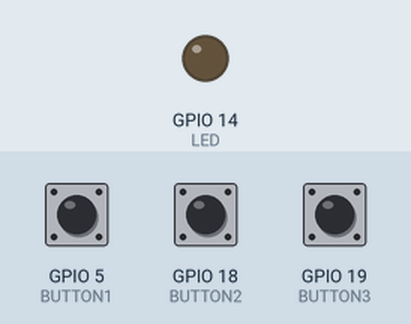
The sketch below on a simulated ESP32. Parts: output pins drawn as LEDs (lit = HIGH). Dashed ring = blinking. Inputs (shaded band) come from the test bench; at power-on: GPIO 19 (BUTTON3) HIGH, GPIO 5 (BUTTON1) HIGH, GPIO 18 (BUTTON2) HIGH.

Above: at 1.2 s.
1.3 s: GPIO 19 (BUTTON3) pulled LOW for 0.15 s
At 1.7 s:
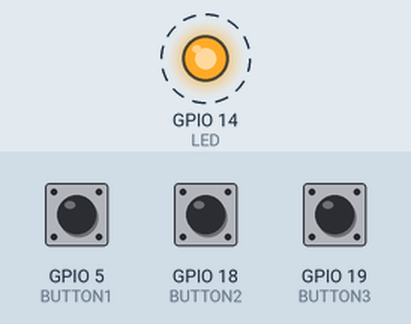
4.4 s: GPIO 5 (BUTTON1) pulled LOW for 0.15 s
At 6.1 s:
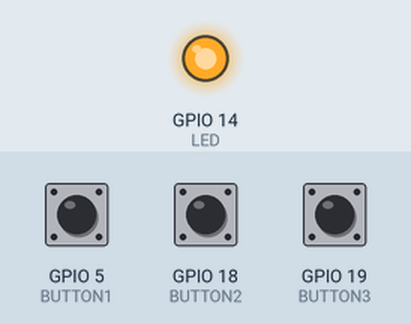
6.3 s: GPIO 18 (BUTTON2) pulled LOW for 0.15 s
At 6.9 s:
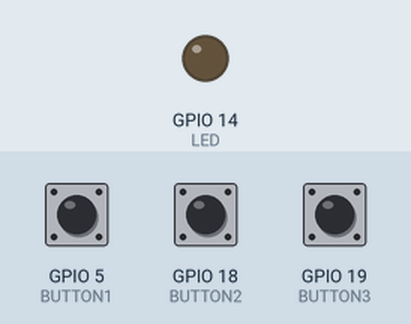
7.9 s: GPIO 5 (BUTTON1) pulled LOW for 1 s
At 9.3 s:
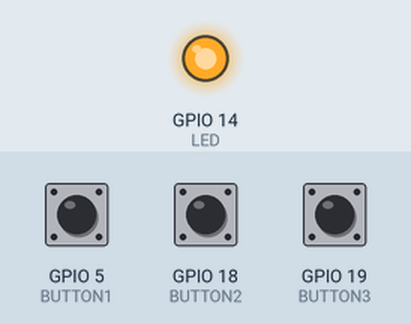
Timing chart, 0 to 10.9 s (numbered marks = the images above; inputs shaded):
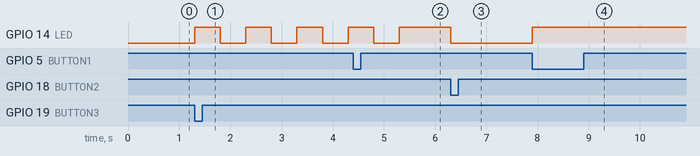

The sketch:

Interrupt__b_.ino
```cpp
#define LED 14
#define BUTTON1 5
#define BUTTON2 18
#define BUTTON3 19

int ledState = 0;
int blinkState = 0;

void IRAM_ATTR turnOnLED() {
  ledState = 1;
  digitalWrite(LED, HIGH);
  blinkState = 0;
}

void IRAM_ATTR turnOffLED() {
  ledState = 0;
  digitalWrite(LED, LOW);
  blinkState = 0;
}

void IRAM_ATTR blinkLED() {
  blinkState = 1;
}

void setup() {
  pinMode(LED, OUTPUT);
  digitalWrite(LED, LOW);

  // Button pins
  pinMode(BUTTON1, INPUT_PULLUP);
  pinMode(BUTTON2, INPUT_PULLUP);
  pinMode(BUTTON3, INPUT_PULLUP);

  // Attach interrupts
  attachInterrupt(digitalPinToInterrupt(BUTTON1), turnOnLED, FALLING);
  attachInterrupt(digitalPinToInterrupt(BUTTON2), turnOffLED, FALLING);
  attachInterrupt(digitalPinToInterrupt(BUTTON3), blinkLED, FALLING);
}

void loop() {
  if (blinkState) {
    digitalWrite(LED, HIGH);
    delay(500);
    digitalWrite(LED,LOW);
    delay(500);
  } else {
      if (ledState) {
        digitalWrite(LED, HIGH);
      } else {
        digitalWrite(LED, LOW);
      }
  }
}
```

Measured:
- after the input at 1.3 s, GPIO 14 (LED): alternates HIGH for 0.50 s and LOW for 0.50 s, starting at once
- after the input at 4.4 s, GPIO 14 (LED): goes on until 5.3 s, then stays HIGH
- after the input at 6.3 s, GPIO 14 (LED): HIGH → LOW at once
- after the input at 7.9 s, GPIO 14 (LED): LOW → HIGH at once
